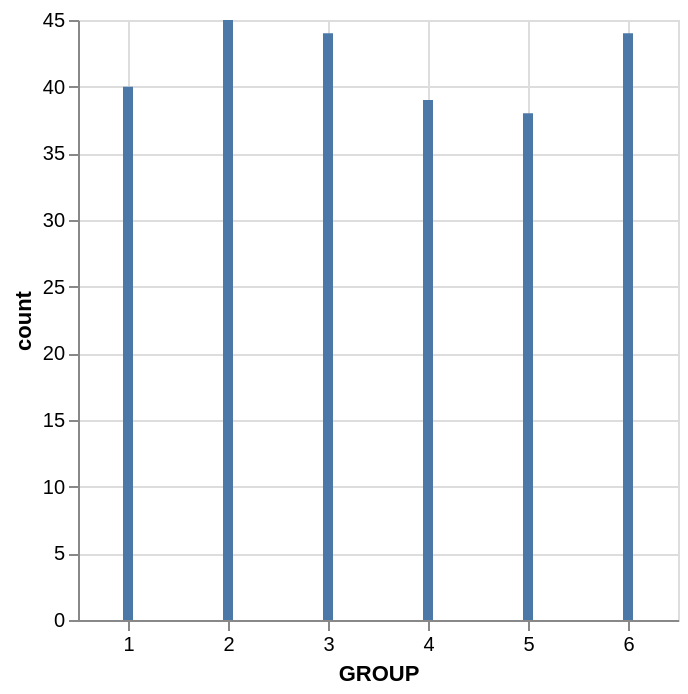

The notebook cell saved with this chart:
### Code cell
df["GROUP"].value_counts().sort(by="GROUP").plot.bar(
    x="GROUP",
    y="count",
)

### Figure 1 — Vega-Lite specification as saved in the notebook (floating-point values rounded to 4 significant figures)
{"config": {"view": {"continuousWidth": 300, "continuousHeight": 300}}, "data": {"name": "data-a9afec3d82019295a5669cbb9aa82c29"}, "mark": {"type": "bar", "tooltip": true}, "encoding": {"x": {"field": "GROUP", "type": "quantitative"}, "y": {"field": "count", "type": "quantitative"}}, "params": [{"name": "param_1e9efca18e7a2868", "select": {"type": "interval", "encodings": ["x", "y"]}, "bind": "scales"}], "$schema": "https://vega.github.io/schema/vega-lite/v6.4.1.json", "datasets": {"data-a9afec3d82019295a5669cbb9aa82c29": [{"GROUP": 1, "count": 40}, {"GROUP": 2, "count": 45}, {"GROUP": 3, "count": 44}, {"GROUP": 4, "count": 39}, {"GROUP": 5, "count": 38}, {"GROUP": 6, "count": 44}]}}
